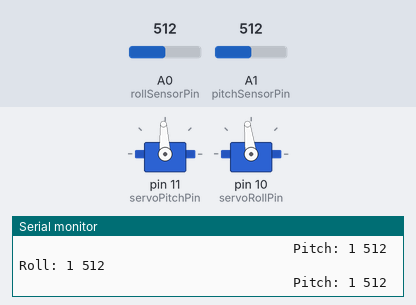
This sketch was run on a simulated Arduino Uno, built with avr-gcc and run on an emulated ATmega328P. Parts: 2 × servo, the last lines printed to the serial monitor. Inputs (shaded band) come from the test bench; at power-on: A1 (pitchSensorPin) = 512, A0 (rollSensorPin) = 512.

Above: at 1.2 s.
1.3 s: A1 (pitchSensorPin) set to 0
At 1.6 s:
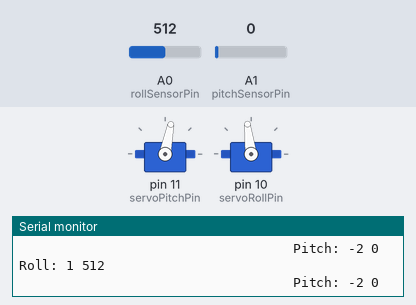
2.8 s: A0 (rollSensorPin) set to 1023
At 3.7 s:
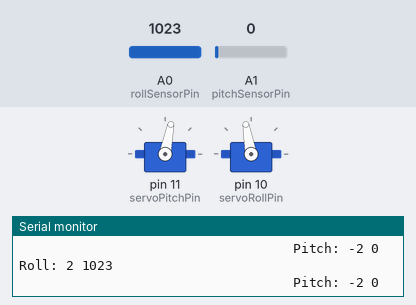
4.3 s: A1 (pitchSensorPin) set to 306
At 5.4 s:
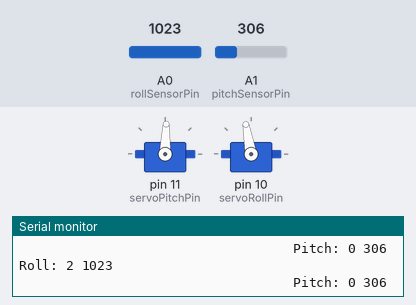
5.8 s: A0 (rollSensorPin) set to 511
At 6.8 s:
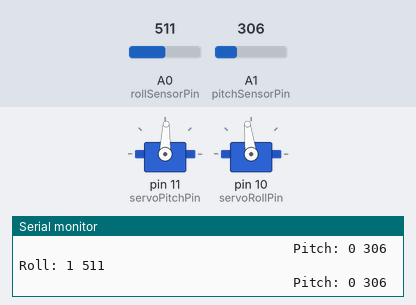
8.8 s: A0 (rollSensorPin) set to 716
At 10.2 s:
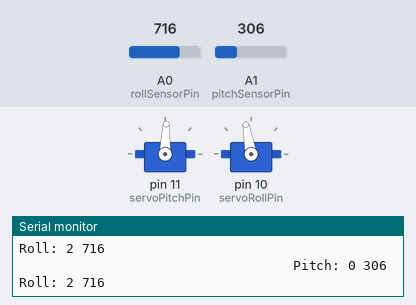
11.8 s: A1 (pitchSensorPin) set to 988
At 12.4 s:
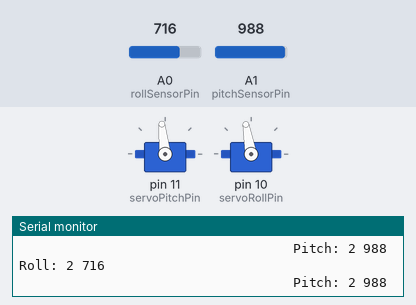
14.8 s: A1 (pitchSensorPin) set to 1016
Timing chart, 0 to 17.8 s (numbered marks = the images above; inputs shaded):
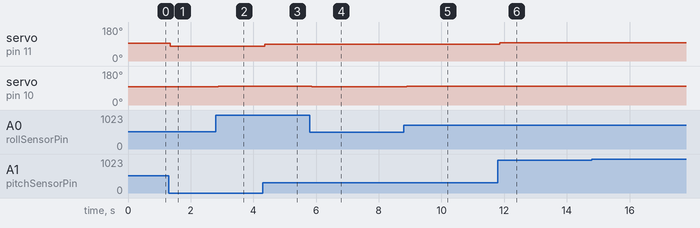

Measured:
- after the input at 1.3 s, servo on pin 11 (servoPitchPin): 93° → 79° after 0.05 s
- after the input at 2.8 s, servo on pin 10 (servoRollPin): 97° → 100° after 0.07 s
- after the input at 4.3 s, servo on pin 11 (servoPitchPin): 79° → 88° after 0.06 s
- after the input at 5.8 s, servo on pin 10 (servoRollPin): 100° → 97° after 0.06 s
- after the input at 8.8 s, servo on pin 10 (servoRollPin): 97° → 100° after 0.10 s
- after the input at 11.8 s, servo on pin 11 (servoPitchPin): 88° → 96° after 0.06 s

The sketch:

EMGServo.ino
```cpp
#include <Servo.h>

Servo servoRoll;  // create servo object to control a servo
Servo servoPitch;  // create servo object to control a servo


// Reading
int rollSensorPin = A0;
int pitchSensorPin = A1;

// Writing
int servoRollPin = 10;
int servoPitchPin = 11;

//int servoValue;

int calib_size = 5;

// Roll Servo callibration
int roll_calib[5] = {82, 85, 91, 97, 100};

// Pitch Servo calibration
int pitch_calib[5] = {79, 82, 88, 93, 96};

// Kernelize values
int window_size = 1;

int roll_window[1];
int roll_window_filled = 0;

int pitch_window[1];
int pitch_window_filled = 0;


int bounds_size = 4;
int bounds[4] = {150, 220, 500, 600};

void setup() {
  servoPitch.attach(servoPitchPin);  // attaches the servo on pin 9 to the servo object
  servoRoll.attach(servoRollPin);  // attaches the servo on pin 10 to the servo object
  Serial.begin(9600);
}

void printSensorValue(int flexType) {

}

int getMovementDirection(int sensorPin, int bounds[]) {

  // Get calibration dependent on servos
  int* calib = calibration(sensorPin);

  // Read EMG
  int idx = 0;
  int sensorValue = analogRead(sensorPin);
  for (int i = 0; i < bounds_size; ++i) {
    if (sensorValue > bounds[i]) {
      idx = i+1;
    }
  }

  // Print Flex
  int mid = calib_size/2;
  if (sensorPin == rollSensorPin) {
      Serial.println("Roll: " + String(idx - mid) + " " + String(sensorValue));
    }
    else {
      Serial.println("                                   Pitch: " + String(idx - mid) + " " + String(sensorValue));
   }

  int movement = calib[idx];
  return movement;
}

int* calibration(int sensorPin) {
  if (sensorPin == rollSensorPin) {
    return roll_calib;
  }
  else {
    return pitch_calib;
  }
}

int kernelize(int curr_movement, int window[], int* window_filled, int sensorPin) {

  // Fill window
  if (window_filled < window_size) {
    // Fill window
    window[*window_filled] = curr_movement;
    *window_filled++;
    return -1;
  }

  // Updating window values
  for (int i = 0; i < window_size-1; ++i) {
    window[i] = window[i+1];
  }
  window[window_size-1] = curr_movement;

  // Bucket sensor values into calibration types
  int* calib = calibration(sensorPin);
  int calib_counts[5] = {0, 0, 0, 0, 0};
  for (int i = 0; i < window_size; ++i) {
    for (int j = 0; j < calib_size; ++j) {
      if (window[i] == calib[j]) {
        calib_counts[j]++;
      }
    }
  }

  // Determine majority
  int majority = -1;
  int majority_movement = -1;
  for (int i = 0; i < calib_size; ++i) {
    if (calib_counts[i] > majority) {
      majority = calib_counts[i];
      majority_movement = calib[i];
    }
  }

  return majority_movement;
}

void loop() {

  // Get current movement
  int roll_curr_movement = getMovementDirection(rollSensorPin, bounds);
  int pitch_curr_movement = getMovementDirection(pitchSensorPin, bounds);

  // Determine majority average of window
  int roll_maj_movement = kernelize(roll_curr_movement, roll_window, &roll_window_filled, rollSensorPin);
  int pitch_maj_movement = kernelize(pitch_curr_movement, pitch_window, &pitch_window_filled, pitchSensorPin);

  if (roll_maj_movement == -1) {
    return;
  }
  if (pitch_maj_movement == -1) {
    return;
  }

  // Write to servo
  servoRoll.write(roll_maj_movement);
  servoPitch.write(pitch_maj_movement);
  delay(15);                           // waits for the servo to get there
}
```
